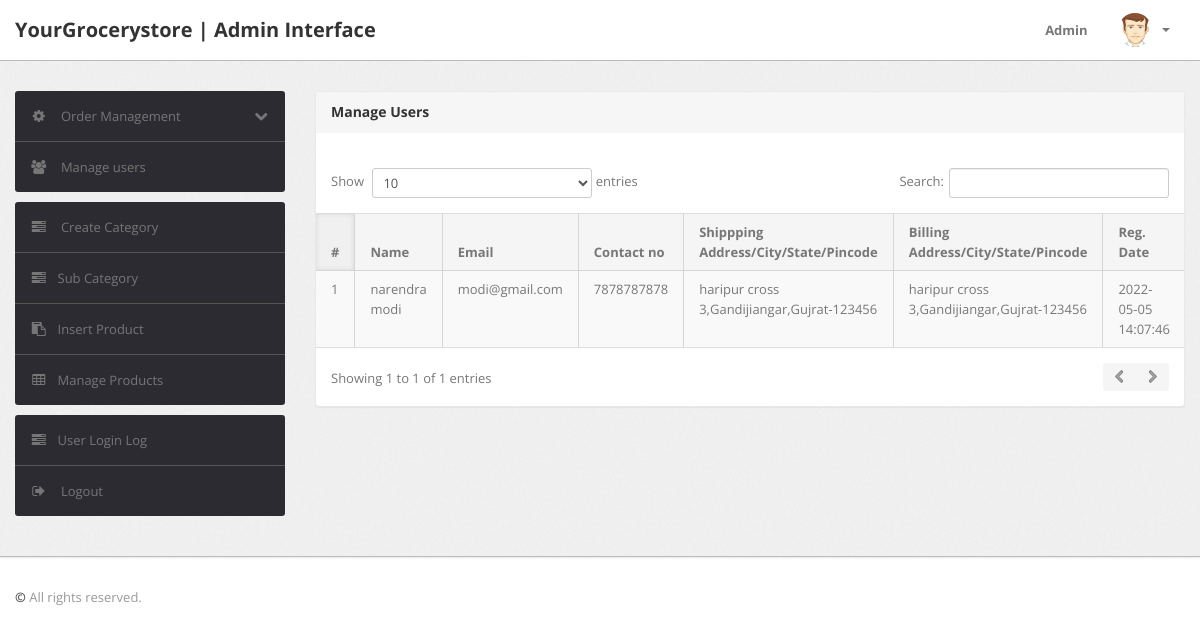
The page /shopping/admin/manage-users.php (signed in) on the database its author committed.
### tables this page shows
CREATE TABLE `users` (
  `id` int(11) NOT NULL,
  `name` varchar(255) DEFAULT NULL,
  `email` varchar(255) DEFAULT NULL,
  `contactno` bigint(11) DEFAULT NULL,
  `password` varchar(255) DEFAULT NULL,
  `shippingAddress` longtext DEFAULT NULL,
  `shippingState` varchar(255) DEFAULT NULL,
  `shippingCity` varchar(255) DEFAULT NULL,
  `shippingPincode` int(11) DEFAULT NULL,
  `billingAddress` longtext DEFAULT NULL,
  `billingState` varchar(255) DEFAULT NULL,
  `billingCity` varchar(255) DEFAULT NULL,
  `billingPincode` int(11) DEFAULT NULL,
  `regDate` timestamp NOT NULL DEFAULT current_timestamp(),
  `updationDate` varchar(255) DEFAULT NULL
);

### shopping/admin/manage-users.php (the view, shortened to what this page needs)
<?php
include('include/config.php');
if(strlen($_SESSION['alogin'])==0)
	{
header('location:index.php');
}
else{
?>
<!DOCTYPE html>
<html lang="en">
<head>
	<link type="text/css" href="bootstrap/css/bootstrap.min.css" rel="stylesheet">
	<link type="text/css" href="bootstrap/css/bootstrap-responsive.min.css" rel="stylesheet">
	<link type="text/css" href="css/theme.css" rel="stylesheet">
	<link type="text/css" href="images/icons/css/font-awesome.css" rel="stylesheet">
</head>
<body>
<?php include('include/header.php');?>
	<div class="wrapper">
		<div class="container">
			<div class="row">
<?php include('include/sidebar.php');?>
			<div class="span9">
					<div class="content">
	<div class="module">
							<div class="module-head">
								<h3>Manage Users</h3>
							</div>
							<div class="module-body table">
									<br />
								<table cellpadding="0" cellspacing="0" border="0" class="datatable-1 table table-bordered table-striped	 display" width="100%">
									<thead>
										<tr>
											<th>#</th>
											<th> Name</th>
											<th>Email </th>
											<th>Contact no</th>
											<th>Shippping Address/City/State/Pincode </th>
											<th>Billing Address/City/State/Pincode </th>
											<th>Reg. Date </th>
										</tr>
									</thead>
									<tbody>
<?php $query=mysqli_query($con,"select * from users");
$cnt=1;
while($row=mysqli_fetch_array($query))
{
?>
										<tr>
											<td><?php echo htmlentities($cnt);?></td>
											<td><?php echo htmlentities($row['name']);?></td>
											<td><?php echo htmlentities($row['email']);?></td>
											<td> <?php echo htmlentities($row['contactno']);?></td>
											<td><?php echo htmlentities($row['shippingAddress'].",".$row['shippingCity'].",".$row['shippingState']."-".$row['shippingPincode']);?></td>
											<td><?php echo htmlentities($row['billingAddress'].",".$row['billingCity'].",".$row['billingState']."-".$row['billingPincode']);?></td>
											<td><?php echo htmlentities($row['regDate']);?></td>
										<?php $cnt=$cnt+1; } ?>
								</table>
							</div>
						</div>
					</div>
				</div>
			</div>
		</div>
	</div>
<?php include('include/footer.php');?>
</body>
<?php } ?>

### shopping/admin/css/theme.css (style rules this page uses)
body { font-size: 13px; font-family: 'Open Sans', Arial, sans-serif; background: #fff; color: #777 }
h1, h2, h3, h4, h5, h6 { color: #333; margin-top: 0 }
h3 { font-size: 20px }
.wrapper { background: url(../images/bg.png) #eee; border-bottom: 1px solid #bbb; -webkit-box-shadow: 0 1px 2px rgba(0,0,0,0.1); -moz-box-shadow: 0 1px 2px rgba(0,0,0,0.1); box-shadow: 0 1px 2px rgba(0,0,0,0.1); padding: 30px 0 }
.module { background: #fff; -webkit-border-radius: 3px; -moz-border-radius: 3px; border-radius: 3px; border: 1px solid #ccc; border-bottom-color: #bbb; -webkit-box-shadow: 0 0 1px rgba(0,0,0,0.2); -moz-box-shadow: 0 0 1px rgba(0,0,0,0.2); box-shadow: 0 0 1px rgba(0,0,0,0.2); margin-bottom: 30px }
.table { margin-bottom: 0 }
.table th, .table td { border-color: #d5d5d5!important }
.table-bordered thead:first-child tr:first-child>th:first-child, .table-bordered tbody:first-child tr:first-child>td:first-child { -webkit-border-top-left-radius: 2px; -moz-border-radius-topleft: 2px; border-top-left-radius: 2px }
.table-bordered thead:first-child tr:first-child>th:last-child, .table-bordered tbody:first-child tr:first-child>td:last-child { -webkit-border-top-right-radius: 2px; -moz-border-radius-topright: 2px; border-top-right-radius: 2px }
.table-bordered thead:last-child tr:last-child>th:first-child, .table-bordered tbody:last-child tr:last-child>td:first-child, .table-bordered tfoot:last-child tr:last-child>td:first-child { -webkit-border-bottom-left-radius: 2px; -moz-border-radius-bottomleft: 2px; border-bottom-left-radius: 2px }
.table-bordered thead:last-child tr:last-child>th:last-child, .table-bordered tbody:last-child tr:last-child>td:last-child, .table-bordered tfoot:last-child tr:last-child>td:last-child { -webkit-border-bottom-right-radius: 2px; -moz-border-radius-bottomright: 2px; border-bottom-right-radius: 2px }
.module { box-shadow: 0 0 3px rgba(0,0,0,.1); border-color: #e9e9e9; margin-bottom: 20px; background-color: #fff; border-radius: 4px; -webkit-box-shadow: 0 1px 1px rgba(0,0,0,.05); box-shadow: 0 1px 1px rgba(0,0,0,.05); }
.module-head { color: #767676; background-color: #f6f6f6; border-color: #e9e9e9; padding: 10px 15px; border-bottom: 1px solid transparent; border-top-right-radius: 3px; border-top-left-radius: 3px; }
.module-head h3 { font-size: 14px; line-height: 20px; height: 20px; margin: 0 }
.module-body { padding: 15px }
.module-body.table { padding: 15px 0 }
.module-body.table .table th, .module-body.table .table td { padding-left: 15px; padding-right: 15px }
.dataTables_wrapper table th { background: #f5f5f5; cursor: pointer }
.dataTables_wrapper table th.sorting_asc, .dataTables_wrapper table th.sorting_desc { background: #f0f0f0; -webkit-box-shadow: 0 0 5px rgba(0,0,0,0.1) inset; -moz-box-shadow: 0 0 5px rgba(0,0,0,0.1) inset; box-shadow: 0 0 5px rgba(0,0,0,0.1) inset }
.dataTables_wrapper .table-bordered { -webkit-border-radius: 0; -moz-border-radius: 0; border-radius: 0; border-left: 0; border-right: 0 }
.dataTables_wrapper .table-bordered thead tr>th:first-child, .dataTables_wrapper .table-bordered tbody tr>td:first-child, .dataTables_wrapper .table-bordered tfoot tr>td:first-child, .dataTables_wrapper .table-bordered tfoot tr>th:first-child { border-left: 0 }
.dataTables_wrapper .table-bordered thead:first-child tr:first-child>th:first-child, .dataTables_wrapper .table-bordered tbody:first-child tr:first-child>td:first-child { -webkit-border-top-left-radius: 0; -moz-border-radius-topleft: 0; border-top-left-radius: 0 }
.dataTables_wrapper .table-bordered thead:first-child tr:first-child>th:last-child, .dataTables_wrapper .table-bordered tbody:first-child tr:first-child>td:last-child { -webkit-border-top-right-radius: 0; -moz-border-radius-topright: 0; border-top-right-radius: 0 }
.dataTables_wrapper .table-bordered thead:last-child tr:last-child>th:first-child, .dataTables_wrapper .table-bordered tbody:last-child tr:last-child>td:first-child, .dataTables_wrapper .table-bordered tfoot:last-child tr:last-child>td:first-child { -webkit-border-bottom-left-radius: 0; -moz-border-radius-bottomleft: 0; border-bottom-left-radius: 0 }
.dataTables_wrapper .table-bordered thead:last-child tr:last-child>th:last-child, .dataTables_wrapper .table-bordered tbody:last-child tr:last-child>td:last-child, .dataTables_wrapper .table-bordered tfoot:last-child tr:last-child>td:last-child { -webkit-border-bottom-right-radius: 0; -moz-border-radius-bottomright: 0; border-bottom-right-radius: 0 }

### rows shown on the page
users: name "narendra modi", email "modi@gmail.com", contactno "7878787878", shippingAddress+shippingCity+shippingState "haripur cross 3,Gandijiangar,Gujrat-123456", billingAddress+billingCity+billingState "haripur cross 3,Gandijiangar,Gujrat-123456", regDate "2022-05-05 14:07:46"
